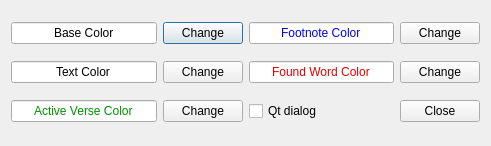
<?xml version="1.0" encoding="UTF-8"?>
<ui version="4.0">
 <class>PreferedColors</class>
 <widget class="QDialog" name="PreferedColors">
  <property name="geometry">
   <rect>
    <x>0</x>
    <y>0</y>
    <width>491</width>
    <height>146</height>
   </rect>
  </property>
  <property name="minimumSize">
   <size>
    <width>480</width>
    <height>0</height>
   </size>
  </property>
  <property name="windowTitle">
   <string>Dialog</string>
  </property>
  <layout class="QGridLayout" name="gridLayout">
   <item row="0" column="0">
    <layout class="QHBoxLayout" name="horizontalLayout_2">
     <item>
      <widget class="QLineEdit" name="lineEdit">
       <property name="focusPolicy">
        <enum>Qt::NoFocus</enum>
       </property>
       <property name="text">
        <string>Base Color</string>
       </property>
       <property name="alignment">
        <set>Qt::AlignCenter</set>
       </property>
       <property name="readOnly">
        <bool>true</bool>
       </property>
      </widget>
     </item>
     <item>
      <widget class="QPushButton" name="pushButton_2">
       <property name="text">
        <string>Change</string>
       </property>
       <property name="autoDefault">
        <bool>true</bool>
       </property>
      </widget>
     </item>
    </layout>
   </item>
   <item row="0" column="1">
    <layout class="QHBoxLayout" name="horizontalLayout_5">
     <item>
      <widget class="QLineEdit" name="lineEdit_4">
       <property name="palette">
        <palette>
         <active>
          <colorrole role="Text">
           <brush brushstyle="SolidPattern">
            <color alpha="255">
             <red>0</red>
             <green>0</green>
             <blue>232</blue>
            </color>
           </brush>
          </colorrole>
         </active>
         <inactive>
          <colorrole role="Text">
           <brush brushstyle="SolidPattern">
            <color alpha="255">
             <red>0</red>
             <green>0</green>
             <blue>232</blue>
            </color>
           </brush>
          </colorrole>
         </inactive>
         <disabled>
          <colorrole role="Text">
           <brush brushstyle="SolidPattern">
            <color alpha="255">
             <red>67</red>
             <green>69</green>
             <blue>69</blue>
            </color>
           </brush>
          </colorrole>
         </disabled>
        </palette>
       </property>
       <property name="focusPolicy">
        <enum>Qt::NoFocus</enum>
       </property>
       <property name="text">
        <string>Footnote Color</string>
       </property>
       <property name="alignment">
        <set>Qt::AlignCenter</set>
       </property>
       <property name="readOnly">
        <bool>true</bool>
       </property>
      </widget>
     </item>
     <item>
      <widget class="QPushButton" name="pushButton_5">
       <property name="text">
        <string>Change</string>
       </property>
       <property name="autoDefault">
        <bool>true</bool>
       </property>
      </widget>
     </item>
    </layout>
   </item>
   <item row="1" column="0">
    <layout class="QHBoxLayout" name="horizontalLayout_3">
     <item>
      <widget class="QLineEdit" name="lineEdit_2">
       <property name="palette">
        <palette>
         <active>
          <colorrole role="Text">
           <brush brushstyle="SolidPattern">
            <color alpha="255">
             <red>0</red>
             <green>0</green>
             <blue>0</blue>
            </color>
           </brush>
          </colorrole>
         </active>
         <inactive>
          <colorrole role="Text">
           <brush brushstyle="SolidPattern">
            <color alpha="255">
             <red>0</red>
             <green>0</green>
             <blue>0</blue>
            </color>
           </brush>
          </colorrole>
         </inactive>
         <disabled>
          <colorrole role="Text">
           <brush brushstyle="SolidPattern">
            <color alpha="255">
             <red>67</red>
             <green>69</green>
             <blue>69</blue>
            </color>
           </brush>
          </colorrole>
         </disabled>
        </palette>
       </property>
       <property name="focusPolicy">
        <enum>Qt::NoFocus</enum>
       </property>
       <property name="text">
        <string>Text Color</string>
       </property>
       <property name="alignment">
        <set>Qt::AlignCenter</set>
       </property>
       <property name="readOnly">
        <bool>true</bool>
       </property>
      </widget>
     </item>
     <item>
      <widget class="QPushButton" name="pushButton_3">
       <property name="text">
        <string>Change</string>
       </property>
       <property name="autoDefault">
        <bool>true</bool>
       </property>
      </widget>
     </item>
    </layout>
   </item>
   <item row="1" column="1">
    <layout class="QHBoxLayout" name="horizontalLayout_6">
     <item>
      <widget class="QLineEdit" name="lineEdit_5">
       <property name="palette">
        <palette>
         <active>
          <colorrole role="Text">
           <brush brushstyle="SolidPattern">
            <color alpha="255">
             <red>228</red>
             <green>0</green>
             <blue>0</blue>
            </color>
           </brush>
          </colorrole>
         </active>
         <inactive>
          <colorrole role="Text">
           <brush brushstyle="SolidPattern">
            <color alpha="255">
             <red>228</red>
             <green>0</green>
             <blue>0</blue>
            </color>
           </brush>
          </colorrole>
         </inactive>
         <disabled>
          <colorrole role="Text">
           <brush brushstyle="SolidPattern">
            <color alpha="255">
             <red>67</red>
             <green>69</green>
             <blue>69</blue>
            </color>
           </brush>
          </colorrole>
         </disabled>
        </palette>
       </property>
       <property name="focusPolicy">
        <enum>Qt::NoFocus</enum>
       </property>
       <property name="text">
        <string>Found Word Color</string>
       </property>
       <property name="alignment">
        <set>Qt::AlignCenter</set>
       </property>
       <property name="readOnly">
        <bool>true</bool>
       </property>
      </widget>
     </item>
     <item>
      <widget class="QPushButton" name="pushButton_6">
       <property name="text">
        <string>Change</string>
       </property>
       <property name="autoDefault">
        <bool>true</bool>
       </property>
      </widget>
     </item>
    </layout>
   </item>
   <item row="2" column="0">
    <layout class="QHBoxLayout" name="horizontalLayout_4">
     <item>
      <widget class="QLineEdit" name="lineEdit_3">
       <property name="palette">
        <palette>
         <active>
          <colorrole role="Text">
           <brush brushstyle="SolidPattern">
            <color alpha="255">
             <red>0</red>
             <green>143</green>
             <blue>0</blue>
            </color>
           </brush>
          </colorrole>
         </active>
         <inactive>
          <colorrole role="Text">
           <brush brushstyle="SolidPattern">
            <color alpha="255">
             <red>0</red>
             <green>143</green>
             <blue>0</blue>
            </color>
           </brush>
          </colorrole>
         </inactive>
         <disabled>
          <colorrole role="Text">
           <brush brushstyle="SolidPattern">
            <color alpha="255">
             <red>67</red>
             <green>69</green>
             <blue>69</blue>
            </color>
           </brush>
          </colorrole>
         </disabled>
        </palette>
       </property>
       <property name="focusPolicy">
        <enum>Qt::NoFocus</enum>
       </property>
       <property name="text">
        <string>Active Verse Color</string>
       </property>
       <property name="alignment">
        <set>Qt::AlignCenter</set>
       </property>
       <property name="readOnly">
        <bool>true</bool>
       </property>
      </widget>
     </item>
     <item>
      <widget class="QPushButton" name="pushButton_4">
       <property name="text">
        <string>Change</string>
       </property>
       <property name="autoDefault">
        <bool>true</bool>
       </property>
      </widget>
     </item>
    </layout>
   </item>
   <item row="2" column="1">
    <layout class="QHBoxLayout" name="horizontalLayout">
     <item>
      <widget class="QCheckBox" name="checkBox">
       <property name="text">
        <string>Qt dialog</string>
       </property>
      </widget>
     </item>
     <item>
      <spacer name="horizontalSpacer">
       <property name="orientation">
        <enum>Qt::Horizontal</enum>
       </property>
       <property name="sizeHint" stdset="0">
        <size>
         <width>40</width>
         <height>20</height>
        </size>
       </property>
      </spacer>
     </item>
     <item>
      <widget class="QPushButton" name="pushButton">
       <property name="text">
        <string>Close</string>
       </property>
       <property name="autoDefault">
        <bool>true</bool>
       </property>
      </widget>
     </item>
    </layout>
   </item>
  </layout>
 </widget>
 <tabstops>
  <tabstop>pushButton</tabstop>
  <tabstop>pushButton_2</tabstop>
  <tabstop>pushButton_3</tabstop>
  <tabstop>pushButton_4</tabstop>
  <tabstop>pushButton_5</tabstop>
  <tabstop>pushButton_6</tabstop>
  <tabstop>checkBox</tabstop>
 </tabstops>
 <resources/>
 <connections>
  <connection>
   <sender>pushButton</sender>
   <signal>pressed()</signal>
   <receiver>PreferedColors</receiver>
   <slot>close()</slot>
   <hints>
    <hint type="sourcelabel">
     <x>212</x>
     <y>75</y>
    </hint>
    <hint type="destinationlabel">
     <x>148</x>
     <y>66</y>
    </hint>
   </hints>
  </connection>
 </connections>
</ui>
